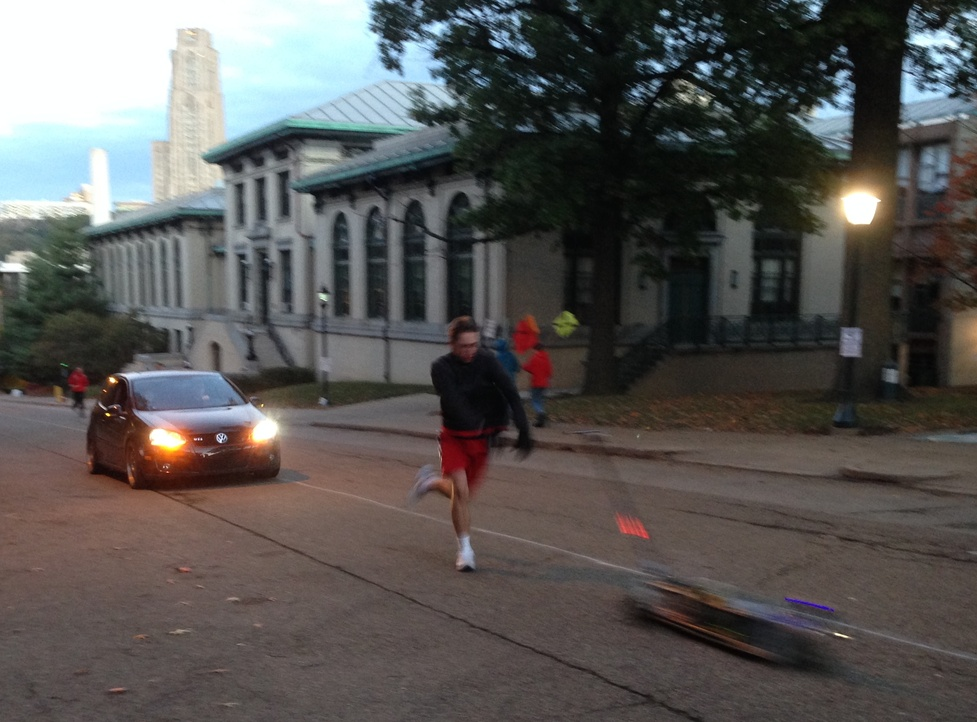
%> input picture IMG_1679.JPG, 977 x 722 px, shrunk from 2424 x 1792 before the run
$ octave --eval "getbigedge(rgb2gray(imread('../../../IMG_1679.JPG')));"   (GNU Octave 9; MATLAB toolbox functions it lacks are replaced by stand-ins)
%> lines starting %> are read from the running program, lines starting %| are printed output that depends on the picture
function [] = getbigedge(I_gray)
E= edge(I_gray,'canny',.125);
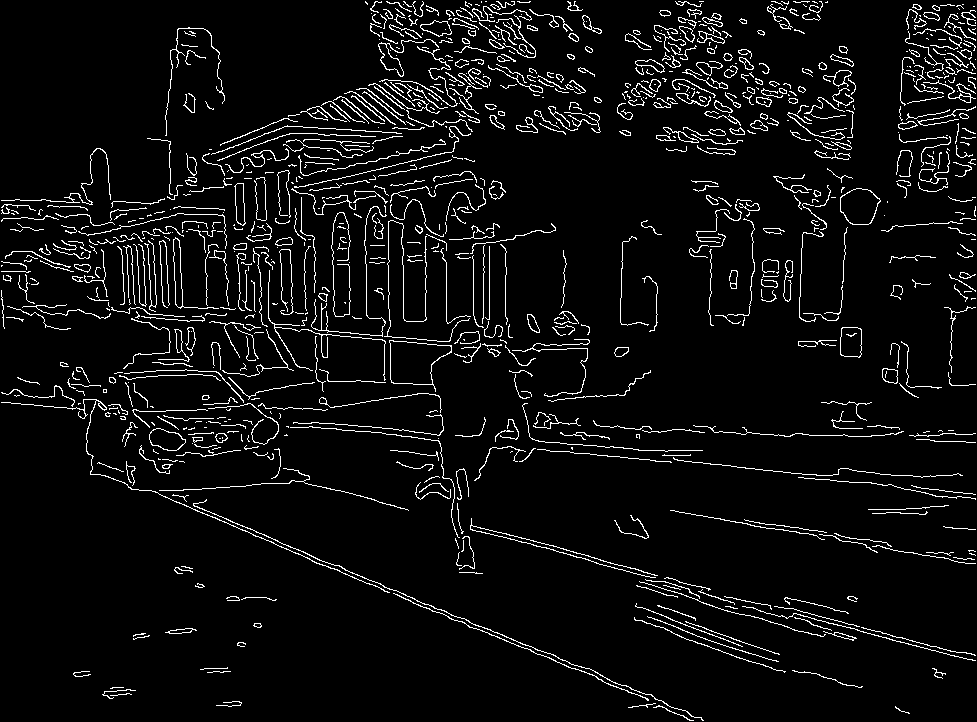
%> E: size 722x977 logical; 5.5% white in thin lines or dots


%removes objects that have fewer then x consecutive pixels
E = bwareaopen(E, 100);
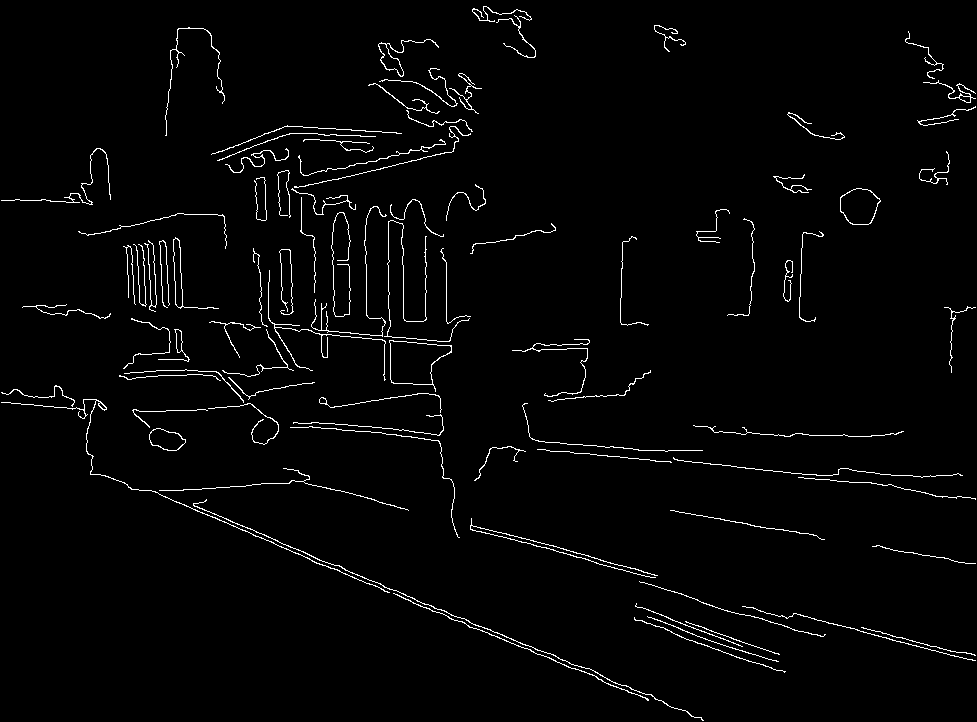
%> E: size 722x977 logical; 2.2% white in thin lines or dots


[H, theta, rho] = hough(E);
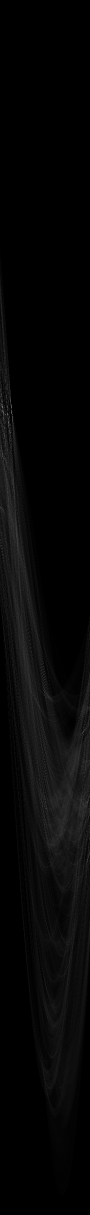
%> H: size 2429x180 double (shown at 1/2 size); min 0, max 245, mean 6.4
%> theta = 180 values from -90 to 89; rho = 2429 values from -1214 to 1214
P = houghpeaks(H,5,'threshold',ceil(0.3*max(H(:))));
%> P = [826 24; 829 16; 815 6; 829 11; 914 6]

% FillGap:   Positive real scalar value that specifies the distance between
%            two line segments associated with the same Hough transform bin
%            When the distance between the line segments is less the value
%            specified, the houghlines function merges the line segments
%            into a single line segment. Default: 20
%
% MinLength: Positive real scalar value that specifies whether merged lines
%            should be kept or discarded. Lines shorter than the value
%            specified are discarded. Default: 40
lines = houghlines(E,theta,rho,P,'FillGap',20,'MinLength',2);
%> lines = 25 lines; longest, point1 to point2 (x, y): (212, 322) to (450, 342), (331, 564) to (538, 651), (796, 614) to (974, 661), (671, 511) to (818, 537), (194, 505) to (312, 556), (303, 482) to (408, 510)

imshow(E);
hold on

max_len = 0;
for k = 1:length(lines)
    xy = [lines(k).point1; lines(k).point2];
    plot(xy(:,1),xy(:,2),'LineWidth',2,'Color','green');

    % Plot beginnings and ends of lines
    plot(xy(1,1),xy(1,2),'x','LineWidth',2,'Color','yellow');
    plot(xy(2,1),xy(2,2),'x','LineWidth',2,'Color','red');

    % Determine the endpoints of the longest line segment
    len = norm(lines(k).point1 - lines(k).point2);
    if ( len > max_len)
        max_len = len;
        xy_long = xy;
    end
end
%> this loop made 25 passes
%> (len, max_len, xy_long) on passes 1, 2, 24: (128.5, 128.5, [194 505; 312 556]), (224.5, 224.5, [331 564; 538 651]), (238.8, 238.8, [212 322; 450 342])
%> (xy, len) on passes 3 to 8: ([585 672; 597 677], 13), ([691 716; 695 718], 4.47), ([8 403; 15 404], 7.07), ([303 482; 408 510], 108.7), ([453 522; 482 529], 29.83), ([601 561; 657 576], 57.97)
%> `getbigedge(rgb2gray(imread('../../../IMG_1679.JPG')));`:
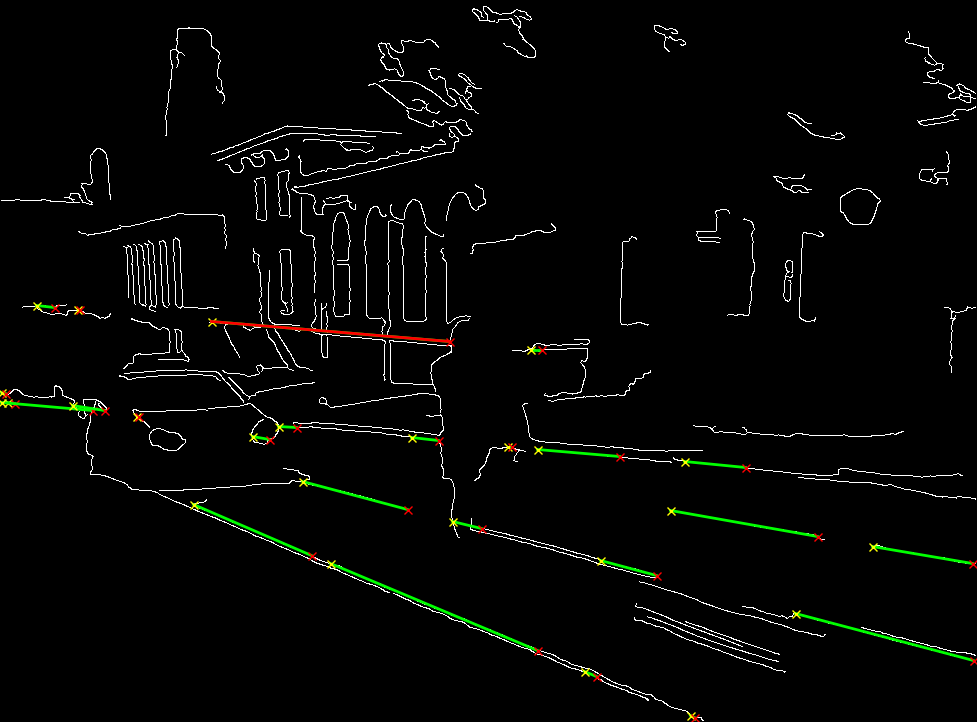
%> figure redrawn from the program's plot data

% highlight the longest line segment
plot(xy_long(:,1),xy_long(:,2),'LineWidth',2,'Color','red');

end
